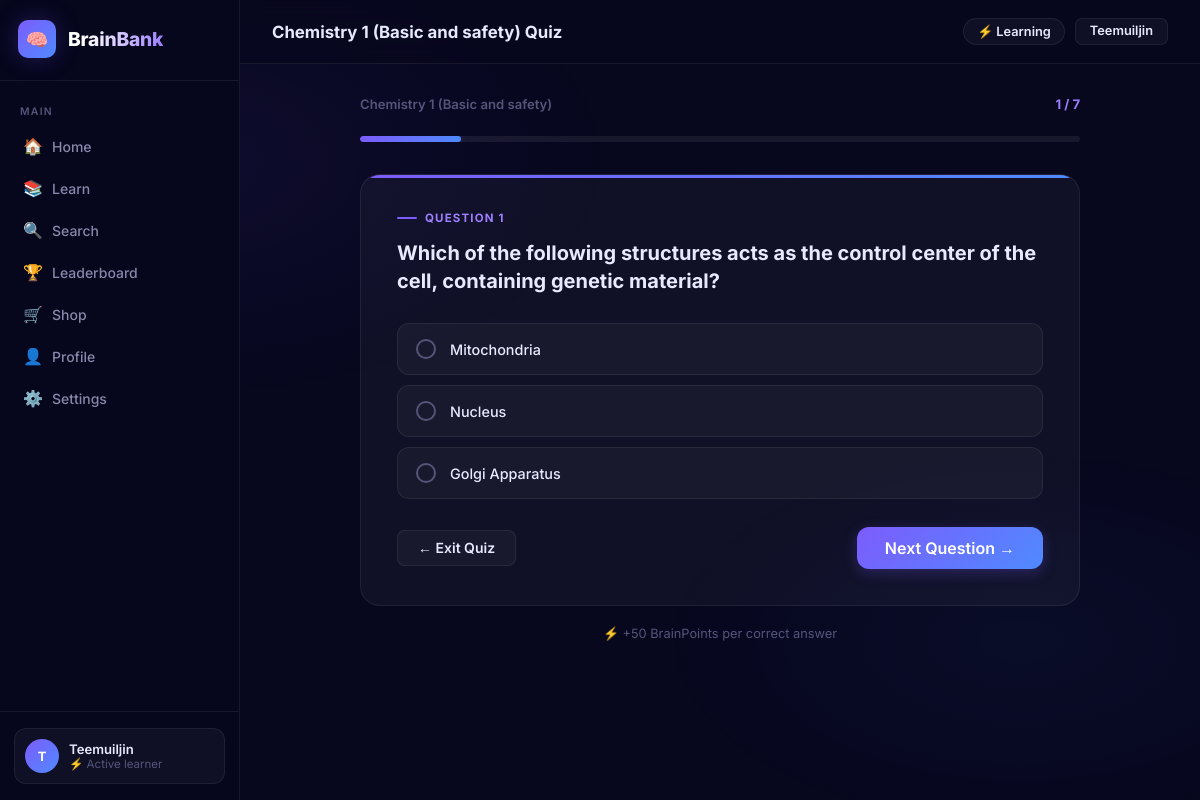
The app's page /quiz/1/1/ (signed in) with its own data.
### courses/models.py (models this page shows, shortened)
class Course(models.Model):
    title = models.CharField(max_length=200)
    description = models.TextField()
    duration = models.IntegerField(help_text="Duration in minutes", default=30)
    level = models.CharField(max_length=50, choices=[
        ('Beginner', 'Beginner'),
        ('Intermediate', 'Intermediate'),
        ('Advanced', 'Advanced')
    ], default='Beginner')
    content = models.TextField(blank=True, null=True, help_text="Full HTML content for this course")

class Question(models.Model):
    quiz = models.ForeignKey(Quiz, on_delete=models.CASCADE, related_name='questions', null=True, blank=True)
    text = models.CharField(max_length=255)

class Option(models.Model):
    question = models.ForeignKey(Question, related_name='options', on_delete=models.CASCADE)
    text = models.CharField(max_length=255)
    is_correct = models.BooleanField(default=False)

### courses/views.py (the view, shortened to what this page needs)
# urls.py: path('quiz/<int:course_id>/<int:question_number>/', views.quiz_view, name='quiz'),
@login_required
def quiz_view(request, course_id, question_number=1):
    course = get_object_or_404(Course.objects.select_related('quiz'), pk=course_id)
    quiz = get_object_or_404(Quiz.objects.prefetch_related('questions__options'), course=course)
    questions = quiz.questions.select_related().prefetch_related('options').order_by('id')
    total_questions = questions.count()
    points_per_correct = 50
    if 'score' not in request.session:
        request.session['score'] = 0
    question = questions[question_number - 1]
    return render(request, 'quiz.html', {
        'course': course,
        'quiz': quiz,
        'question': question,
        'current_question_number': question_number,
        'total_questions': total_questions,
        'player_profile': PlayerProfile.objects.get(user=request.user),
    })

### courses/context_processors.py (called while the page is built)
def active_effects(request):
    if request.user.is_authenticated:
        try:
            player_profile = PlayerProfile.objects.get(user=request.user)
            effects = []
            now = timezone.now()
            if player_profile.streak_freeze_count > 0:
                effects.append('❄️')
            if (player_profile.fired_up_streak_until and
                now < player_profile.fired_up_streak_until):
                effects.append('🔥')
            if (player_profile.experience_festival_until and
                now < player_profile.experience_festival_until):
                effects.append('🎉')
            return {'active_effects': effects}
        except PlayerProfile.DoesNotExist:
            pass
    return {'active_effects': []}

### courses/templates/quiz.html (shortened to what this page needs)
{% extends "base.html" %}
{% block page_title %}{{ course.title }} Quiz{% endblock %}
{% block content %}
<div class="quiz-layout">
    <div class="quiz-progress-header">
        <span class="quiz-progress-label">{{ course.title }}</span>
        <span class="quiz-progress-count">{{ current_question_number }} / {{ total_questions }}</span>
    </div>
    <div class="quiz-progress-bar">
        <div class="progress-track">
            <div class="progress-fill" style="width: {% widthratio current_question_number total_questions 100 %}%"></div>
        </div>
    </div>
    <div class="question-card">
        <div class="question-num">Question {{ current_question_number }}</div>
        <div class="question-text">{{ question.text }}</div>
        <form method="post">
            <div class="options-list">
                {% for option in question.options.all %}
                <label class="option-label" for="opt{{ option.id }}">
                    <span class="option-radio-box"></span>
                    {{ option.text }}
                </label>
                {% endfor %}
            </div>
            <div class="quiz-submit">
                <a href="{% url 'home' %}" class="btn btn-ghost">← Exit Quiz</a>
                <button type="submit" class="btn btn-primary btn-lg">
                    {% if current_question_number == total_questions %}
                        Finish Quiz ✓
                    {% else %}
                        Next Question →
                    {% endif %}
                </button>
            </div>
        </form>
    </div>
    <div style="text-align:center;font-size:0.8rem;color:var(--text-muted);">
        ⚡ +50 BrainPoints per correct answer
    </div>
</div>
{% endblock %}

### courses/templates/base.html (shortened to what this page needs)
<!DOCTYPE html>
<html lang="en">
<head>
</head>
<body>
    <aside class="sidebar">
        <a href="{% url 'home' %}" class="sidebar-logo">
            <div class="logo-icon">🧠</div>
            <span class="logo-text">BrainBank</span>
        </a>
        <nav class="nav-section">
            <span class="nav-label">Main</span>
            <a href="{% url 'home' %}" class="nav-item {% block nav_home %}{% endblock %}">
                <span class="nav-icon">🏠</span> Home
            </a>
            <a href="{% url 'course_list' %}" class="nav-item {% block nav_learn %}{% endblock %}">
                <span class="nav-icon">📚</span> Learn
            </a>
            <a href="{% url 'course_search' %}" class="nav-item {% block nav_search %}{% endblock %}">
                <span class="nav-icon">🔍</span> Search
            </a>
            <a href="{% url 'leaderboard' %}" class="nav-item {% block nav_leaderboard %}{% endblock %}">
                <span class="nav-icon">🏆</span> Leaderboard
            </a>
            <a href="{% url 'shop' %}" class="nav-item {% block nav_shop %}{% endblock %}">
                <span class="nav-icon">🛒</span> Shop
            </a>
            {% if user.is_authenticated %}
            <a href="{% url 'view_profile' user.username %}" class="nav-item {% block nav_profile %}{% endblock %}">
                <span class="nav-icon">👤</span> Profile
            </a>
            <a href="{% url 'settings' %}" class="nav-item {% block nav_settings %}{% endblock %}">
                <span class="nav-icon">⚙️</span> Settings
            </a>
            {% endif %}
        </nav>
        <div class="sidebar-footer">
            {% if user.is_authenticated %}
            <a href="{% url 'view_profile' user.username %}" class="sidebar-user">
                <div class="user-avatar">{{ user.username|first|upper }}</div>
                <div class="user-info">
                    <div class="user-name">{{ user.username }}</div>
                    <div class="user-sub">⚡ Active learner</div>
                </div>
            </a>
            {% else %}
            <a href="{% url 'sign_in' %}" class="btn btn-primary btn-full">Sign In</a>
            <a href="{% url 'create_profile' %}" class="btn btn-ghost btn-full" style="margin-top:8px;">Create Account</a>
            {% endif %}
        </div>
    </aside>
    <div class="main-wrapper">
        <header class="topbar">
            <div class="topbar-left">
                <span class="topbar-title">{% block page_title %}BrainBank{% endblock %}</span>
            </div>
            <div class="topbar-right">
                {% if user.is_authenticated %}
                    <div class="stat-pill">⚡ Learning</div>
                    <a href="{% url 'view_profile' user.username %}" class="btn btn-ghost btn-sm">
                        <span>{{ user.username }}</span>
                    </a>
                {% else %}
                    <a href="{% url 'sign_in' %}" class="btn btn-primary btn-sm">Sign In</a>
                    <a href="{% url 'create_profile' %}" class="btn btn-ghost btn-sm">Register</a>
                {% endif %}
            </div>
        </header>
        <main class="page-content">
            {% block content %}{% endblock %}
        </main>
    </div>
</body>
</html>

### courses/templates/quiz.html (style rules this page uses)
.quiz-layout { max-width: 720px; margin: 0 auto; }
.quiz-progress-header { display: flex; align-items: center; justify-content: space-between; margin-bottom: 24px; }
.quiz-progress-label { font-size: 0.82rem; color: var(--text-muted); font-weight: 600; }
.quiz-progress-count { font-size: 0.82rem; color: var(--primary-light); font-weight: 700; }
.quiz-progress-bar { margin-bottom: 32px; }
.question-card { background: var(--surface); border: 1px solid var(--border); border-radius: 20px; padding: 36px; margin-bottom: 20px; position: relative; overflow: hidden; }
.question-card::before { content: ''; position: absolute; top: 0; left: 0; right: 0; height: 3px; background: linear-gradient(90deg, var(--primary), var(--secondary)); }
.question-num { font-size: 0.72rem; font-weight: 700; letter-spacing: 0.1em; text-transform: uppercase; color: var(--primary-light); margin-bottom: 14px; display: flex; align-items: center; gap: 8px; }
.question-num::before { content: ''; display: inline-block; width: 20px; height: 2px; background: var(--primary); border-radius: 2px; }
.question-text { font-size: 1.25rem; font-weight: 700; line-height: 1.4; margin-bottom: 28px; color: var(--text); }
.options-list { display: flex; flex-direction: column; gap: 10px; margin-bottom: 28px; }
.option-label { display: flex; align-items: center; gap: 14px; padding: 15px 18px; background: rgba(255,255,255,0.04); border: 1px solid var(--border); border-radius: var(--radius-md); cursor: pointer; transition: all 0.15s ease; font-size: 0.9rem; font-weight: 500; color: var(--text); }
.option-radio-box { width: 20px; height: 20px; border: 2px solid var(--text-muted); border-radius: 50%; display: flex; align-items: center; justify-content: center; flex-shrink: 0; transition: all 0.15s ease; }
.option-radio-box::after { content: ''; width: 8px; height: 8px; border-radius: 50%; background: var(--primary); opacity: 0; transform: scale(0); transition: all 0.15s ease; }
.quiz-submit { display: flex; align-items: center; justify-content: space-between; flex-wrap: wrap; gap: 12px; }

### records on screen
Course: title "Chemistry 1 (Basic and safety)"
Question: text "Which of the following structures acts as the control center of the cell, containing genetic material?"
Option: text "Mitochondria"
Option: text "Nucleus"
Option: text "Golgi Apparatus"

### other values on screen
{{ user.username|first|upper }} "T"
{{ user.username }} "Teemuiljin"
{{ current_question_number }} "1"
{{ total_questions }} "7"
